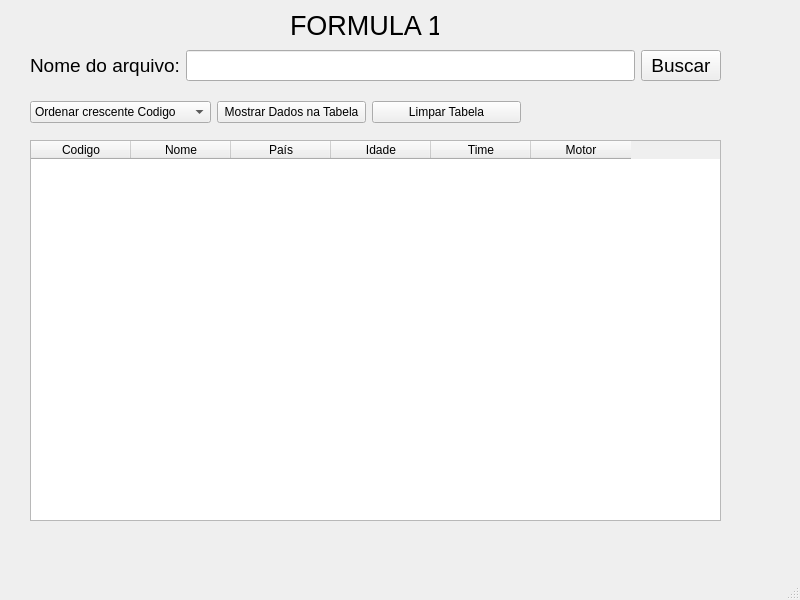
<?xml version="1.0" encoding="UTF-8"?>
<ui version="4.0">
 <class>MainWindow</class>
 <widget class="QMainWindow" name="MainWindow">
  <property name="geometry">
   <rect>
    <x>0</x>
    <y>0</y>
    <width>800</width>
    <height>600</height>
   </rect>
  </property>
  <property name="windowTitle">
   <string>MainWindow</string>
  </property>
  <widget class="QWidget" name="centralwidget">
   <widget class="QTableWidget" name="tableWidgetPiloto">
    <property name="geometry">
     <rect>
      <x>30</x>
      <y>140</y>
      <width>691</width>
      <height>381</height>
     </rect>
    </property>
    <column>
     <property name="text">
      <string>Codigo</string>
     </property>
    </column>
    <column>
     <property name="text">
      <string>Nome</string>
     </property>
    </column>
    <column>
     <property name="text">
      <string>País</string>
     </property>
    </column>
    <column>
     <property name="text">
      <string>Idade</string>
     </property>
    </column>
    <column>
     <property name="text">
      <string>Time</string>
     </property>
    </column>
    <column>
     <property name="text">
      <string>Motor</string>
     </property>
    </column>
   </widget>
   <widget class="QLabel" name="label">
    <property name="geometry">
     <rect>
      <x>290</x>
      <y>10</y>
      <width>149</width>
      <height>32</height>
     </rect>
    </property>
    <property name="text">
     <string>&lt;html&gt;&lt;head/&gt;&lt;body&gt;&lt;p&gt;&lt;span style=&quot; font-size:20pt;&quot;&gt;FORMULA  1&lt;/span&gt;&lt;/p&gt;&lt;/body&gt;&lt;/html&gt;</string>
    </property>
   </widget>
   <widget class="QWidget" name="">
    <property name="geometry">
     <rect>
      <x>30</x>
      <y>50</y>
      <width>691</width>
      <height>32</height>
     </rect>
    </property>
    <layout class="QHBoxLayout" name="horizontalLayout">
     <item>
      <widget class="QLabel" name="label_2">
       <property name="text">
        <string>&lt;html&gt;&lt;head/&gt;&lt;body&gt;&lt;p&gt;&lt;span style=&quot; font-size:14pt;&quot;&gt;Nome do arquivo:&lt;/span&gt;&lt;/p&gt;&lt;/body&gt;&lt;/html&gt;</string>
       </property>
      </widget>
     </item>
     <item>
      <widget class="QLineEdit" name="lineEditNomedoArquivo">
       <property name="font">
        <font>
         <pointsize>14</pointsize>
        </font>
       </property>
      </widget>
     </item>
     <item>
      <widget class="QPushButton" name="pushButtonBuscar">
       <property name="font">
        <font>
         <pointsize>14</pointsize>
        </font>
       </property>
       <property name="text">
        <string>Buscar</string>
       </property>
      </widget>
     </item>
    </layout>
   </widget>
   <widget class="QWidget" name="">
    <property name="geometry">
     <rect>
      <x>30</x>
      <y>100</y>
      <width>491</width>
      <height>25</height>
     </rect>
    </property>
    <layout class="QHBoxLayout" name="horizontalLayout_2">
     <item>
      <widget class="QComboBox" name="comboBoxOrdem">
       <item>
        <property name="text">
         <string>Ordenar crescente Codigo</string>
        </property>
       </item>
       <item>
        <property name="text">
         <string>Ordenar decrescente Nome</string>
        </property>
       </item>
      </widget>
     </item>
     <item>
      <widget class="QPushButton" name="pushButtonMostrarDados">
       <property name="text">
        <string>Mostrar Dados na Tabela</string>
       </property>
      </widget>
     </item>
     <item>
      <widget class="QPushButton" name="Limpar">
       <property name="text">
        <string>Limpar Tabela</string>
       </property>
      </widget>
     </item>
    </layout>
   </widget>
  </widget>
  <widget class="QMenuBar" name="menubar">
   <property name="geometry">
    <rect>
     <x>0</x>
     <y>0</y>
     <width>800</width>
     <height>20</height>
    </rect>
   </property>
  </widget>
  <widget class="QStatusBar" name="statusbar"/>
 </widget>
 <resources/>
 <connections/>
</ui>
